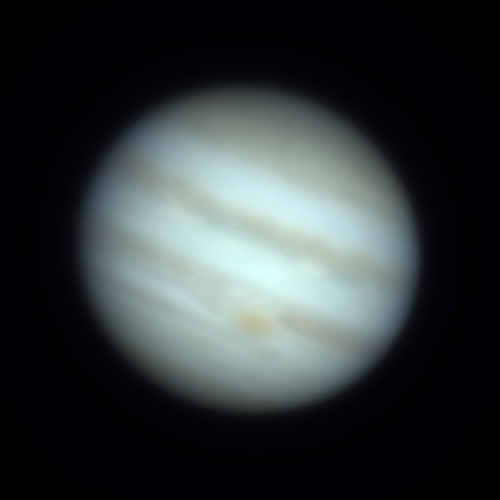
#> input picture src/images/stacked_jupiter.tiff, 500 x 500 px
$ jupyter execute prototype.ipynb   (older library calls are emulated)
#> lines starting #> are read from the running program, lines starting #| are printed output that depends on the picture
#> further down, image is the input picture: shape (500, 500, 3) uint16; mean B, G, R 12051.2, 11733, 10541.9
#| uint16
[cell 1]
import numpy as np
import cv2
from PIL import Image
from scipy.ndimage import gaussian_filter
import matplotlib.pyplot as plt

[cell 2]
# Plotting Functions

def plot_before_after(original_image, reconstructed_image, color: bool = True):
    image1 = cv2.cvtColor(cv2.normalize(original_image, None, 0, 255, cv2.NORM_MINMAX, dtype=cv2.CV_8U), cv2.COLOR_BGR2RGB)
    image2 = cv2.cvtColor(cv2.normalize(reconstructed_image, None, 0, 255, cv2.NORM_MINMAX, dtype=cv2.CV_8U), cv2.COLOR_BGR2RGB)
    fig, ax = plt.subplots(1, 2, figsize=(12, 6))
    if color:
        ax[0].imshow(image1)
        ax[1].imshow(image2)
    else:
        ax[0].imshow(image1, cmap="gray")
        ax[1].imshow(image2, cmap="gray")
    ax[0].set_title("Original Image")
    ax[0].axis("off")
    ax[1].set_title("Deconvolved Image")
    ax[1].axis("off")
    plt.show()

def plot_wavelet_planes(wavelet_planes, color: bool = True):
    num_levels = len(wavelet_planes[0])
    if color:
        channel_names = ["Red", "Green", "Blue"]
        for idx, planes in enumerate(wavelet_planes):
            fig, axes = plt.subplots(1, num_levels, figsize=(12, 5))
            for level, plane in enumerate(planes):
                axes[level].imshow(plane, cmap="gray")
                axes[level].set_title(f"{channel_names[idx]} - Level {level+1}")
                axes[level].axis("off")
            plt.suptitle(f"Wavelet Planes for {channel_names[idx]} Channel")
            plt.show()
    else:
        fig, axes = plt.subplots(1, num_levels, figsize=(12, 5))
        for level, plane in enumerate(wavelet_planes[0]):
            axes[level].imshow(plane, cmap="gray")
            axes[level].set_title(f"Level {level+1}")
            axes[level].axis("off")
        plt.suptitle("Wavelet Planes")
        plt.show()

[cell 3]
def process_channel(channel_data, levels, gain_factors):
    coeffs = []
    residual = channel_data.copy()
    wavelet_planes = []
    for level in range(levels):
        sigma = 2 ** level
        smoothed = gaussian_filter(residual, sigma=sigma)
        wavelet_plane = residual - smoothed
        # store wavelet plane before applying gain
        wavelet_planes.append(wavelet_plane.copy())
        gain = gain_factors[level]
        wavelet_plane *= gain
        coeffs.append(wavelet_plane)
        # update
        residual = smoothed

    reconstructed_channel = residual + sum(coeffs)
    return reconstructed_channel, wavelet_planes


def atrous_wavelet_deconvolution(image, levels, gain_factors, color=True):

#> called with levels = 6, color = True
    data = image.astype(np.float32) / 65536.0
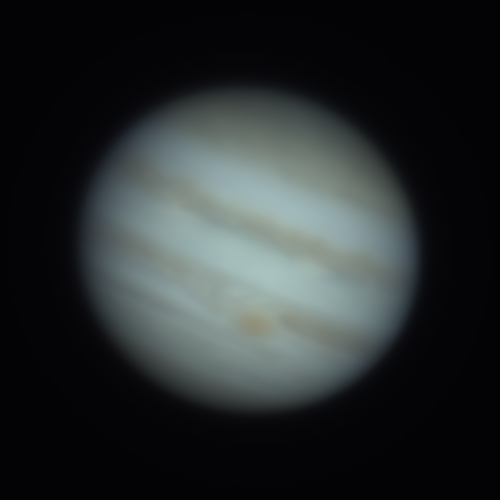
#> data: shape (500, 500, 3) float32; mean B, G, R 0.184, 0.179, 0.161

    if color:
        # data = image.astype(np.float32) / 65536.0
        channels = []
        all_wavelet_planes = []
        for i in range(3):
            channel = data[:, :, i]
            reconstructed_channel, wavelet_planes = process_channel(channel, levels, gain_factors)
            channels.append(reconstructed_channel)
            all_wavelet_planes.append(wavelet_planes)
#> this loop made 3 passes
#> pass 1, in atrous_wavelet_deconvolution, `channel = data[:, :, i]`:
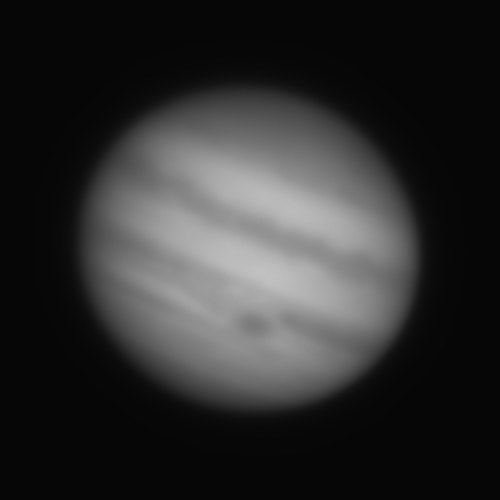
#> channel: shape (500, 500) float32; min 0.0237, max 0.758, mean 0.184
#> pass 1, in process_channel, `reconstructed_channel = residual + sum(coeffs)`:
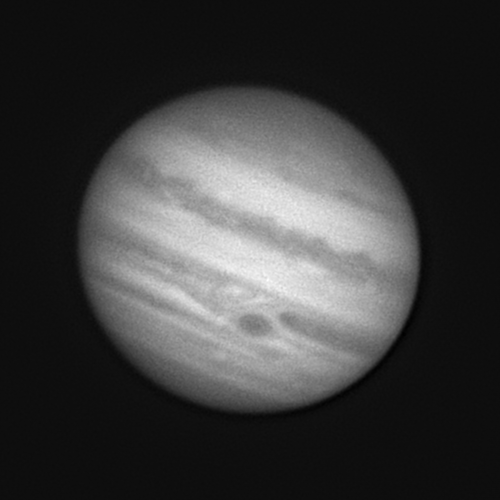
#> reconstructed_channel: shape (500, 500) float32; min -0.0254, max 0.86, mean 0.184; drawn with min black and max white
#> after the loop:
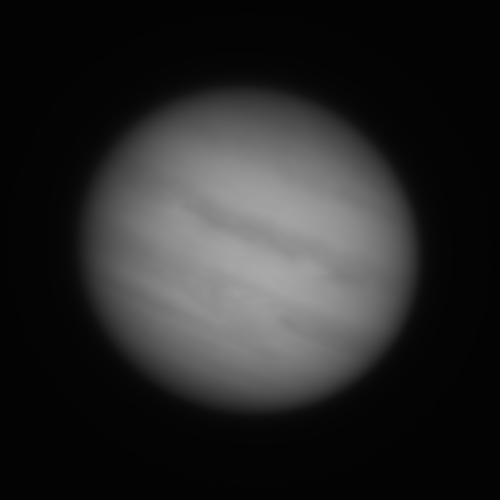
#> channel: shape (500, 500) float32; min 0.0138, max 0.663, mean 0.161
#> after the loop, all_wavelet_planes = 3 items; channels = 3 items
        reconstructed_data = np.stack(channels, axis=2)
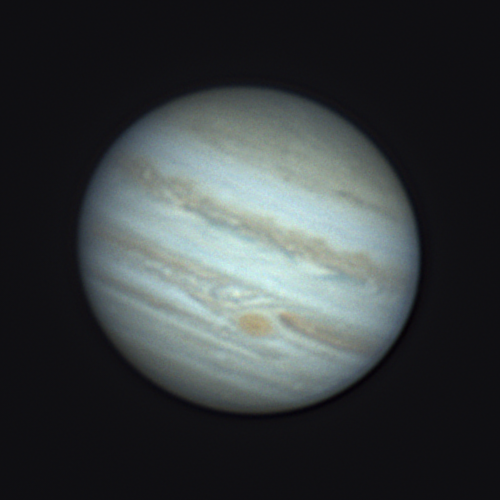
#> reconstructed_data: shape (500, 500, 3) float32; mean of channels 0, 1, 2 0.184, 0.179, 0.161; drawn with min black and max white
    else:
        reconstructed_data, wavelet_planes = process_channel(data, levels, gain_factors)
        all_wavelet_planes = [wavelet_planes]

    reconstructed_data = np.clip(reconstructed_data, 0, 1)

    if color:
        reconstructed_image = (reconstructed_data * 65536).astype(np.uint16)
    else:
        reconstructed_image = (reconstructed_data * 65536).astype(np.uint16)


    if color:
        plot_before_after(image, reconstructed_image, color=True)
        plot_wavelet_planes(all_wavelet_planes, color=True)
#> in plot_wavelet_planes, `num_levels = len(wavelet_planes[0])`: num_levels = 6
#> the loop in plot_wavelet_planes, `for idx, planes in enumerate(wavelet_planes):` made 3 passes
#> pass 1, in plot_wavelet_planes, `plt.show()`:
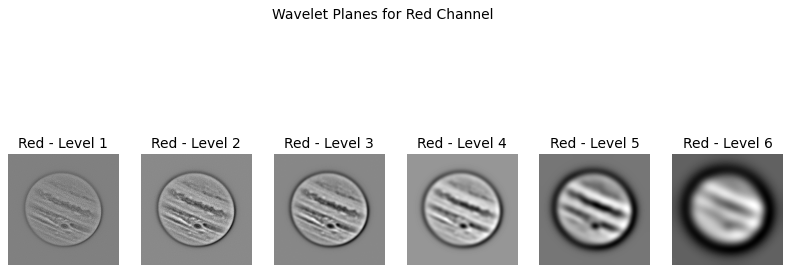
#> figure drawn by matplotlib, 6 panels
#> pass 2, in plot_wavelet_planes, `plt.show()`:
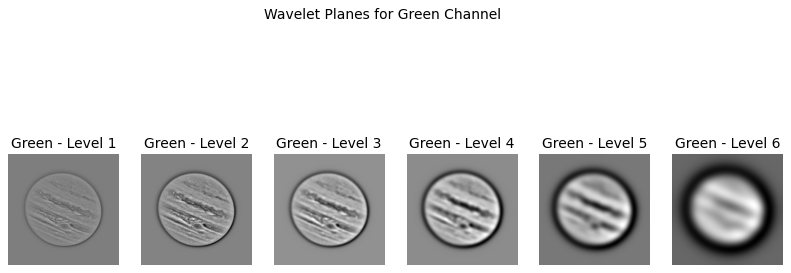
#> figure drawn by matplotlib, 6 panels
    else:
        plot_before_after(image, reconstructed_image, color=False)
        plot_wavelet_planes(all_wavelet_planes, color=False)

    return reconstructed_image

# Example usage:
image_path = "../src/images/stacked_jupiter.tiff"   # Replace with your image path
# image = Image.open(image_path)
image = cv2.imread(image_path, cv2.IMREAD_UNCHANGED)
print(image.dtype)


levels = 6  # Number of decomposition levels
gain_factors = [20.0, 20.0, 1.0, 1.0, 1.0, 1.0]  # Gain factors for each level

# For grayscale processing:
# reconstructed_image = atrous_wavelet_deconvolution(image, levels, gain_factors, color=False)

# For color processing:
reconstructed_image = atrous_wavelet_deconvolution(image, levels, gain_factors, color=True)

# Save the reconstructed image
# reconstructed_image.save("./reconstructed_image.tiff")
cv2.imwrite("./reconstructed_image.tiff", reconstructed_image)
#> Out = True
